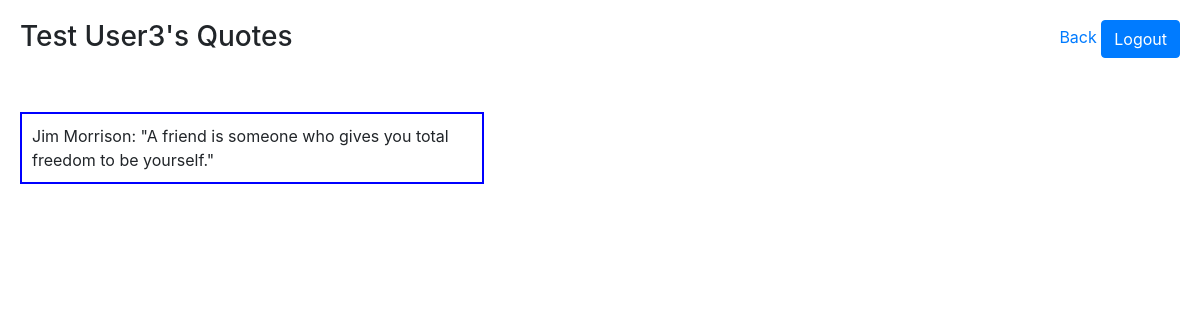
The page /user/3 on the database its author committed.
### dash_app/models.py (models this page shows)
class User(models.Model):
    first_name = models.CharField(max_length=100)
    last_name = models.CharField(max_length=100)
    email = models.CharField(max_length=100)
    password = models.CharField(max_length=100)
    created_at = models.DateTimeField(auto_now_add=True)
    updated_at = models.DateTimeField(auto_now=True)
    objects = UserManager()
    def fullname(self):
        return (f'{self.first_name}  {self.last_name}')

class Quote(models.Model):
    author = models.CharField(max_length=100)
    content = models.TextField()
    poster = models.ForeignKey(User, related_name="posted_quotes", on_delete=models.CASCADE)
    likes = models.ManyToManyField(User, related_name="likes")
    created_at = models.DateTimeField(auto_now_add=True)
    updated_at = models.DateTimeField(auto_now=True)
    objects = QuoteManager()

### dash_app/views.py (the view)
# urls.py: path('user/<int:uid>',views.render_profile),
def render_profile(request, uid):
    context = {
        "poster" : User.objects.get(id=uid)
    }
    return render(request,'profile.html',context)

### dash_app/templates/profile.html (shortened to what this page needs)
<!DOCTYPE html>
<html lang="en">
<head>
    <link rel="stylesheet" href="https://maxcdn.bootstrapcdn.com/bootstrap/4.0.0/css/bootstrap.min.css"
>
    {% load static %}
    <link rel="stylesheet" href="{% static 'profile_style.css' %}">
</head>
<body>
    <div id="wrapper">
        <div id="header">
            <h3>{{poster.fullname}}'s Quotes</h3>
            <p id="link">
                <a href="/quotes">Back</a>
                <a href="/logout" class="btn btn-primary">Logout</a>
            </p>
        </div>
        {% for quote in poster.posted_quotes.all%}
        <p class="quotes">{{quote.author}}: "{{quote.content}}"</p>
        {% endfor %}
    </div>
</body>
</html>

### dash_app/static/profile_style.css (style rules this page uses)
#wrapper { padding: 20px; }
#header { margin-bottom: 50px; }
h3, #link { display: inline-block; vertical-align: middle; }
#link { float: right; align-content: space-between; }
.quotes { border: blue 2px solid; width: 40%; padding: 10px; }

### rows shown on the page
User: fullname "Test User3"
Quote: author "Jim Morrison", content "A friend is someone who gives you total freedom to be yourself."
